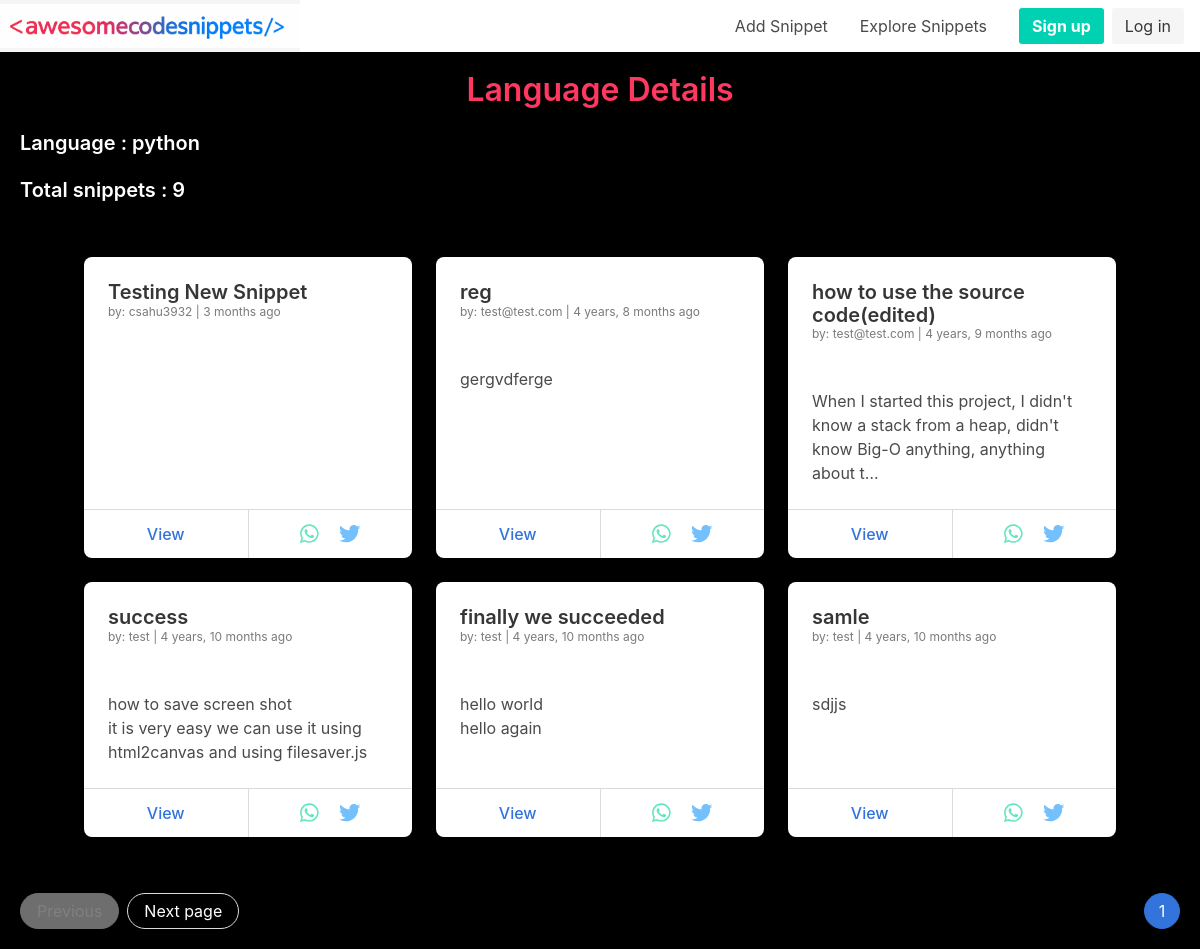
Before: /language/detail/python/ with the older database file.
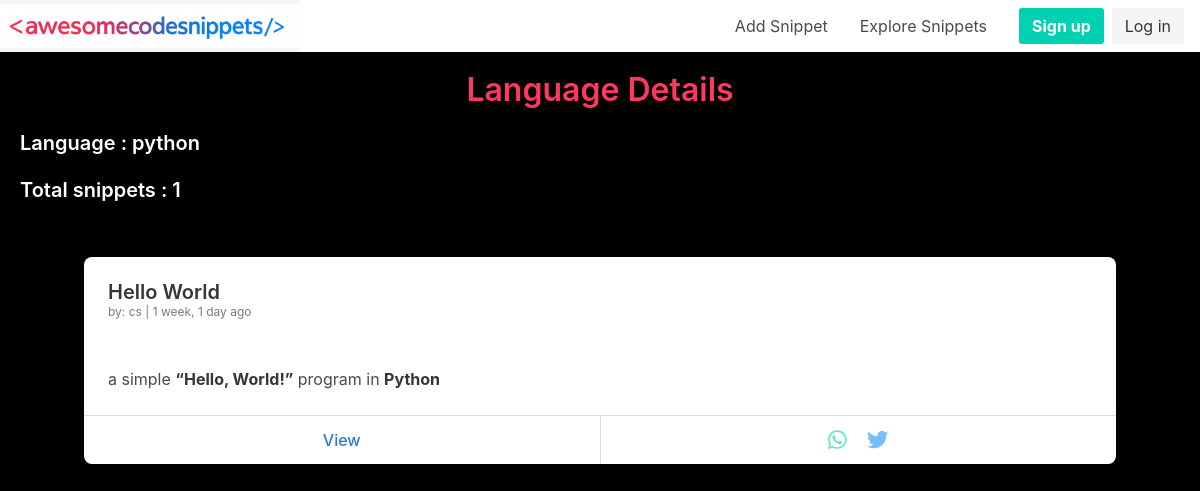
After: the same page with the newer database file.
### snippets/models.py (models this page shows, shortened)
class Snippet(models.Model):
    title=models.CharField(max_length=500)
    coder=models.ForeignKey(CustomUser,on_delete=models.CASCADE)
    description=CKEditor5Field(blank=True,null=True)
    description_html=models.TextField(editable=False)
    code=models.TextField()
    highlighted_code=models.TextField(editable=False)
    tags=TagField()
    publication_date=models.DateTimeField(editable=False)
    updated_date=models.DateTimeField(editable=False)
    language = models.CharField(choices=LANGUAGE_CHOICES, default='python', max_length=100)
    style = models.CharField(choices=STYLE_CHOICES, default='friendly', max_length=100)
    class Meta:
        ordering=['-publication_date']
    def get_absolute_url(self):
        return reverse('detail_snippet',args=[str(self.pk)])

class CustomUser(AbstractUser):
    name=models.CharField(_("Name"),max_length=200)
    class Meta:
        unique_together=('name','email','id')

### snippets/views.py (the view)
# urls.py: re_path(r'^language/detail/(?P<lang>[-\w+]+)/',GetLangDetails.as_view(),name='detail_lang'),
class GetLangDetails(TemplateView):
    template_name='lang/lang_detail.html'
    context_object_name='lang'
    def get_context_data(self,**kwargs):
        context=super().get_context_data(**kwargs)
        query=Snippet.objects.select_related('coder').filter(language=kwargs['lang'])
        total=query.count()
        page = self.request.GET.get('page')
        paginator=Paginator(query,6)
        try:
            context['lang_snippets']= paginator.page(page)
        except PageNotAnInteger:
            context['lang_snippets'] = paginator.page(1)
        except EmptyPage:
            context['lang_snippets'] = paginator.page(paginator.num_pages)
        context['page']=page
        context['total_snippets']=total
        print(context)
        return context

### templates/lang/lang_detail.html (shortened to what this page needs)
{% extends 'base.html' %}
{% block content %}
{% load static %}
{% load humanize %}
<link rel="stylesheet" href="{% static 'css/lang_detail.css' %}">
{% include 'navbar.html' %}
<div class="main-section">
  <div>
    <p class='has-text-danger is-centered title' style="text-align: center;">Language Details</p>
    <p class='title has-text-white is-5'>Language : {{lang}} </p>
    <p class='title has-text-white is-5'>Total snippets : {{total_snippets}} </p>
    <div class="snippet-list">
      <div class="snippet-grid">
        {% for object in lang_snippets %}
        <div class="card my-cards">
          <div class="card-content">
            <p class="title is-5 has-text-dark">{{ object.title }}</p>
            <p class="subtitle is-7 has-text-grey">
              by: {{ object.coder.username|default:"NA" }} | {{ object.publication_date|naturaltime }}
            </p>
            <p class="subtitle is-6 has-text-info truncate-text">
              {{ object.description_html|safe|truncatechars:120 }}
            </p>
          </div>
          <footer class="card-footer">
            <p class="card-footer-item">
              <a href="{% url 'detail_snippet' object.id %}">View</a>
            </p>
            <p class="card-footer-item share-links">
              <a href="https://wa.me/?text={{ object.title|urlencode }} - Check out this code snippet on AwesomeCodeSnippets! {{ object.get_absolute_url|urlencode }}"
                target="_blank" rel="noopener noreferrer">
                <i class="fab fa-whatsapp fa-lg" style="color: #63E6BE;"></i>
              </a>
              <a href="https://twitter.com/intent/tweet?text={{ object.title|urlencode }} - Check out this code snippet on AwesomeCodeSnippets! {{ request.scheme }}://{{request.get_host}}/{{ object.get_absolute_url|urlencode }}"
                target="_blank" rel="noopener noreferrer">
                <i class="fab fa-twitter fa-lg" style="color: #74C0FC;"></i>
              </a>
            </p>
          </footer>
        </div>
        {% empty %}
        <div class="notification is-warning has-text-centered">
          No Snippets Yet
        </div>
        {% endfor %}
      </div>
    </div>
    <br />
  </div>
  {% if lang_snippets.has_other_pages %}
  <nav class="pagination is-right is-rounded" role="navigation" aria-label="pagination">
    <ul class="pagination-list is-current">
      <li>
        <a class="pagination-link is-current  " aria-label="Page 1" aria-current="page">
          {{lang_snippets.number}}
        </a>
      </li>
    </ul>
    {% if lang_snippets.has_previous %}
    <a class="pagination-previous has-text-white" title="This is the first page"
      href="?page={{lang_snippets.previous_page_number}}">Previous</a>
    {% else %}
    <a class="pagination-previous has-text-white" title="This is the first page" disabled>Previous</a>
    {% endif %}
    {% if lang_snippets.has_next %}
    <a href="?page={{lang_snippets.next_page_number}}" class="pagination-next has-text-white">Next page</a>
    {% else %}
    <a class="pagination-next has-text-white" disabled>Next page</a>
    {% endif %}
  </nav>
  {% endif %}
</div>
{% endblock content %}

Changed rows visible on the page:
removed Snippet: title "Testing New Snippet", coder.username "csahu3932", publication_date "3 months ago"
removed Snippet: title "reg", coder.username "test@test.com", publication_date "4 years, 8 months ago", description_html "gergvdferge"
removed Snippet: title "how to use the source code(edited)", coder.username "test@test.com", publication_date "4 years, 9 months ago", description_html "When I started this project, I didn't know a stack from a heap, didn't know Big-O anything, anything about t…"
removed Snippet: title "success", coder.username "test", publication_date "4 years, 10 months ago", description_html "how to save screen shot it is very easy we can use it using html2canvas and using filesaver.js"
removed Snippet: title "finally we succeeded", coder.username "test", publication_date "4 years, 10 months ago", description_html "hello world hello again"
removed Snippet: title "samle", coder.username "test", publication_date "4 years, 10 months ago", description_html "sdjjs"
now on this page (row edited): Snippet: title "Hello World", coder.username "cs", publication_date "1 week, 1 day ago", description_html "a simple “Hello, World!” program in Python"
Other visible differences:
{{ total_snippets }}: "9" → "1"
{{ lang_snippets.number }}: "1" → (not shown)
text no longer shown: "Next page"
